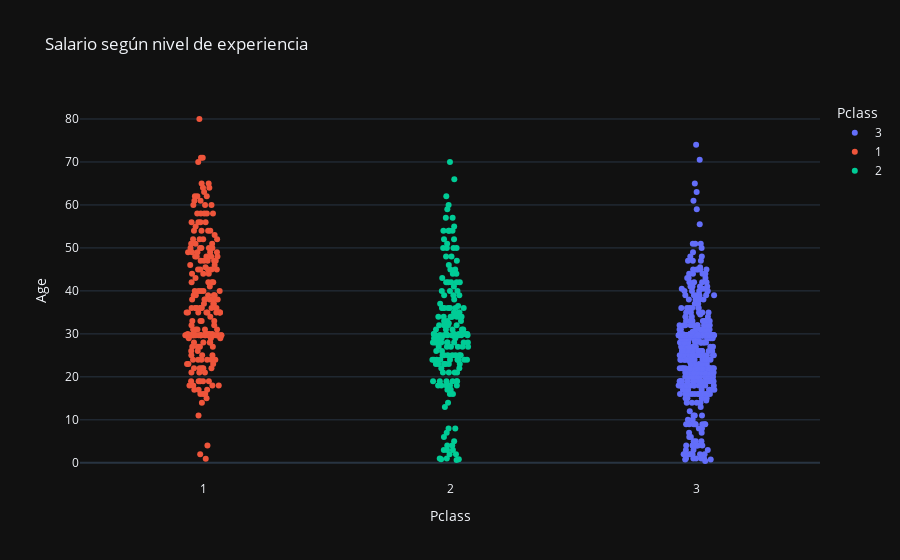

The notebook cell this image was saved under:
### Markdown cell above
#### distribución de edades de los pasajeros

### Code cell
# Usando plotly
fig = px.strip(titanic, x="Pclass", y="Age", template="plotly_dark", color='Pclass', title="Salario según nivel de experiencia")
fig.show()

### Figure 1 — Plotly figure (JSON) as saved in the notebook; plotly's stock layout.template omitted (floating-point values rounded to 4 significant figures; data arrays with more than 128 entries replaced by an {"elided": "..."} marker saying what was removed)
{"data": [{"alignmentgroup": "True", "boxpoints": "all", "fillcolor": "rgba(255,255,255,0)", "hoveron": "points", "hovertemplate": "Pclass=%{x}<br>Age=%{y}<extra></extra>", "legendgroup": "3", "line": {"color": "rgba(255,255,255,0)"}, "marker": {"color": "#636efa"}, "name": "3", "offsetgroup": "3", "orientation": "v", "pointpos": 0, "showlegend": true, "type": "box", "x": {"elided": "491 int values"}, "x0": " ", "xaxis": "x", "y": {"elided": "491 float values"}, "y0": " ", "yaxis": "y"}, {"alignmentgroup": "True", "boxpoints": "all", "fillcolor": "rgba(255,255,255,0)", "hoveron": "points", "hovertemplate": "Pclass=%{x}<br>Age=%{y}<extra></extra>", "legendgroup": "1", "line": {"color": "rgba(255,255,255,0)"}, "marker": {"color": "#EF553B"}, "name": "1", "offsetgroup": "1", "orientation": "v", "pointpos": 0, "showlegend": true, "type": "box", "x": {"elided": "216 int values"}, "x0": " ", "xaxis": "x", "y": {"elided": "216 float values"}, "y0": " ", "yaxis": "y"}, {"alignmentgroup": "True", "boxpoints": "all", "fillcolor": "rgba(255,255,255,0)", "hoveron": "points", "hovertemplate": "Pclass=%{x}<br>Age=%{y}<extra></extra>", "legendgroup": "2", "line": {"color": "rgba(255,255,255,0)"}, "marker": {"color": "#00cc96"}, "name": "2", "offsetgroup": "2", "orientation": "v", "pointpos": 0, "showlegend": true, "type": "box", "x": {"elided": "184 int values"}, "x0": " ", "xaxis": "x", "y": {"elided": "184 float values"}, "y0": " ", "yaxis": "y"}], "layout": {"boxmode": "overlay", "legend": {"title": {"text": "Pclass"}, "tracegroupgap": 0}, "title": {"text": "Salario según nivel de experiencia"}, "xaxis": {"anchor": "y", "categoryarray": [3, 1, 2], "categoryorder": "array", "domain": [0, 1], "title": {"text": "Pclass"}}, "yaxis": {"anchor": "x", "domain": [0, 1], "title": {"text": "Age"}}}}
